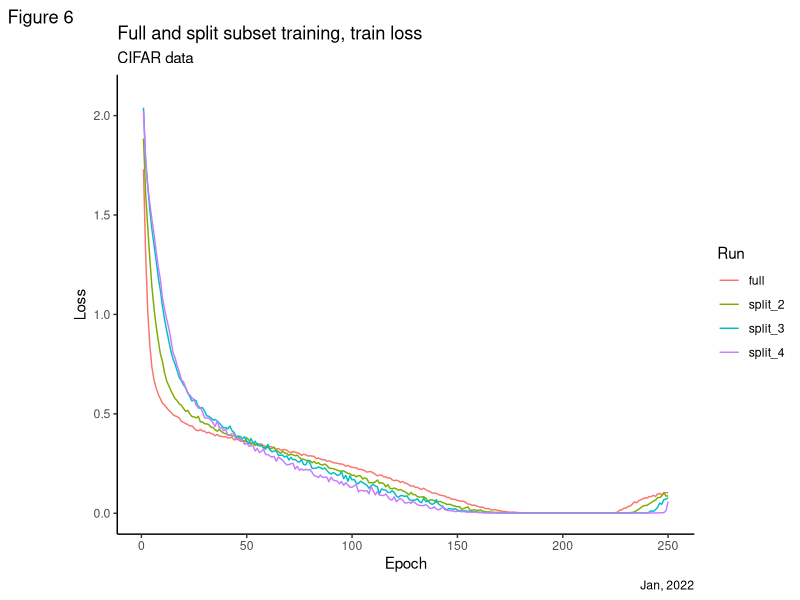
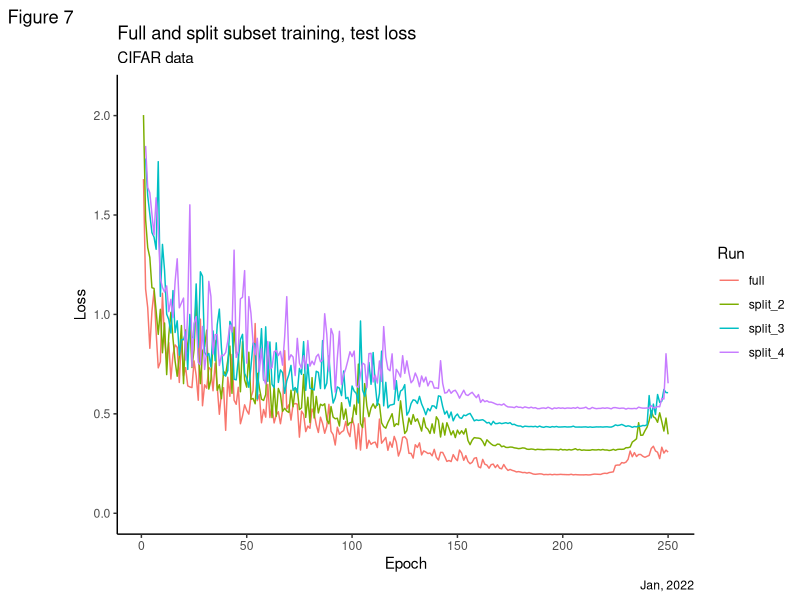
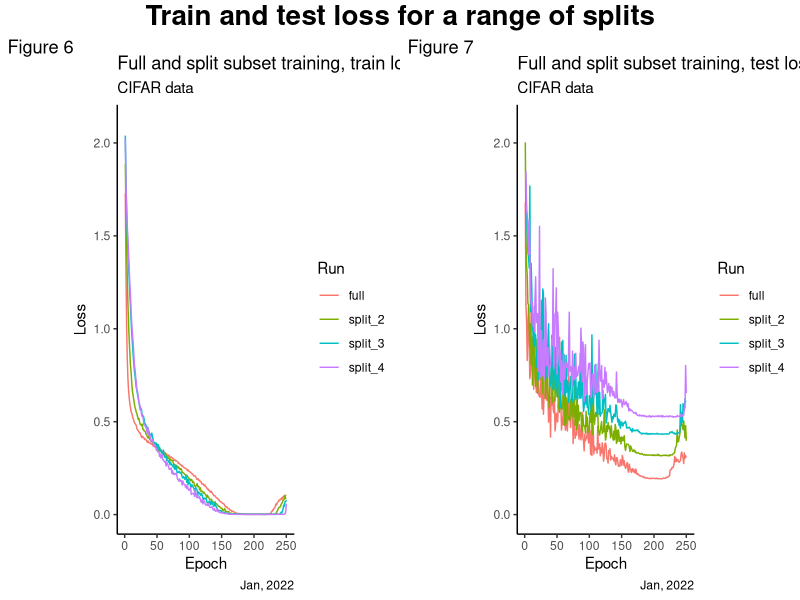
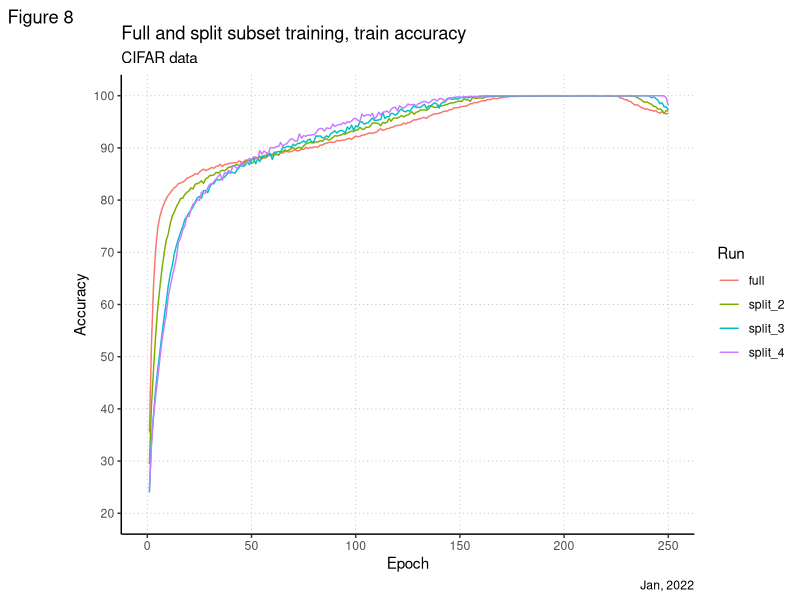
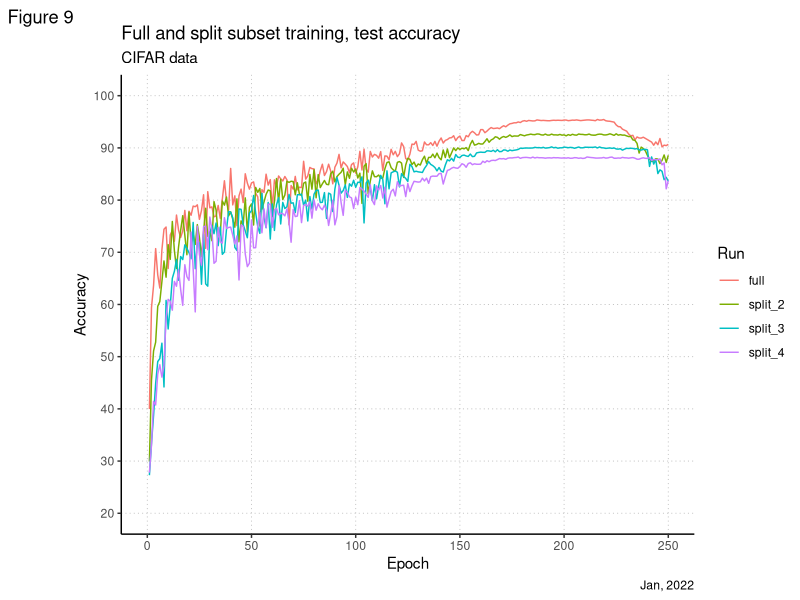
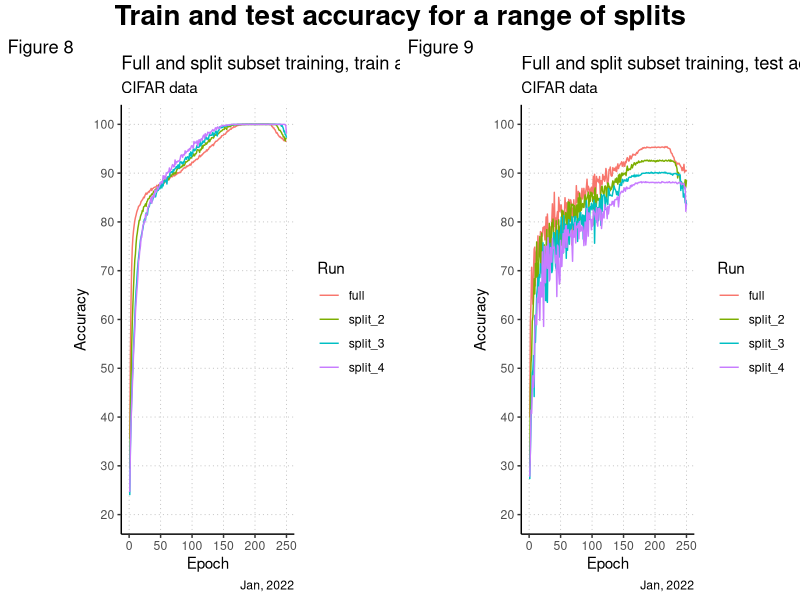

Write the R code that produced these figures, in order.
require(ggplot2)
require(reshape)
require(dplyr)
require(scales)
require(graphics)
require(grid)
require(gridExtra)
jet.colors <- colorRampPalette(c("#00007F", "blue", "#007FFF", "cyan",
                                 "#7FFF7F", "yellow", "#FF7F00", "red", "#7F0000"))

jet.colors <- colorRampPalette(c("#00007F", "blue", "#007FFF", "cyan", "#7FFF7F", "yellow", "#FF7F00", "red", "#7F0000"))

# server-based training
#
dat_1 = read.table("data/centralized_run.txt",sep=",",quote="\'",header=F)
names(dat_1) <- c("run", "loss", "accuracy", "correct", "total")
dat_1 <- mutate_at(dat_1, vars("run"), as.factor)
dat_1[dat_1$run=="test",]$loss <- dat_1[dat_1$run=="test",]$loss/(dat_1[dat_1$run=="test",]$total/100)
dat_1[dat_1$run=="train",]$loss <- dat_1[dat_1$run=="train",]$loss/(dat_1[dat_1$run=="train",]$total/128)
dat_1 <- cbind(epoch=rep(1:(length(dat_1$loss)/2), each=2), dat_1)
str(dat_1)

fl_cmp_1_train <- select(dat_1[dat_1$run=="train",], epoch, full=loss)
fl_cmp_1_test <- select(dat_1[dat_1$run=="test",], epoch, full=loss)


# split 2
#
dat_2 = read.table("data/subset_2.txt",sep=",",quote="\'",header=F)
names(dat_2) <- c("run", "loss", "accuracy", "correct", "total")
dat_2 <- mutate_at(dat_2, vars("run"), as.factor)
dat_2[dat_2$run=="test",]$loss <- dat_2[dat_2$run=="test",]$loss/(dat_2[dat_2$run=="test",]$total/100)
dat_2[dat_2$run=="train",]$loss <- dat_2[dat_2$run=="train",]$loss/(dat_2[dat_2$run=="train",]$total/128)
dat_2 <- cbind(epoch=rep(1:(length(dat_2$loss)/2), each=2), dat_2)

fl_cmp_2_train <- select(dat_2[dat_2$run=="train",], epoch, split_2=loss)
fl_cmp_2_test <- select(dat_2[dat_2$run=="test",], epoch, split_2=loss)

# split 3
#
dat_3 = read.table("data/subset_3.txt",sep=",",quote="\'",header=F)
names(dat_3) <- c("run", "loss", "accuracy", "correct", "total")
dat_3 <- mutate_at(dat_3, vars("run"), as.factor)
dat_3[dat_3$run=="test",]$loss <- dat_3[dat_3$run=="test",]$loss/(dat_3[dat_3$run=="test",]$total/100)
dat_3[dat_3$run=="train",]$loss <- dat_3[dat_3$run=="train",]$loss/(dat_3[dat_3$run=="train",]$total/128)
dat_3 <- cbind(epoch=rep(1:(length(dat_3$loss)/2), each=2), dat_3)

fl_cmp_3_train <- select(dat_3[dat_3$run=="train",], epoch, split_3=loss)
fl_cmp_3_test <- select(dat_3[dat_3$run=="test",], epoch, split_3=loss)

# split 4
#
dat_4 = read.table("data/subset_4.txt",sep=",",quote="\'",header=F)
names(dat_4) <- c("run", "loss", "accuracy", "correct", "total")
dat_4 <- mutate_at(dat_4, vars("run"), as.factor)
dat_4[dat_4$run=="test",]$loss <- dat_4[dat_4$run=="test",]$loss/(dat_4[dat_4$run=="test",]$total/100)
dat_4[dat_4$run=="train",]$loss <- dat_4[dat_4$run=="train",]$loss/(dat_4[dat_4$run=="train",]$total/128)
dat_4 <- cbind(epoch=rep(1:(length(dat_4$loss)/2), each=2), dat_4)

fl_cmp_4_train <- select(dat_4[dat_4$run=="train",], epoch, split_4=loss)
fl_cmp_4_test <- select(dat_4[dat_4$run=="test",], epoch, split_4=loss)


# merge and plot
#
fl_cmp_train <- merge.data.frame(merge.data.frame(fl_cmp_1_train, fl_cmp_2_train, all=TRUE), 
                                merge.data.frame(fl_cmp_3_train, fl_cmp_4_train, all=TRUE), all=TRUE)
fl_cmp_test <- merge.data.frame(merge.data.frame(fl_cmp_1_test, fl_cmp_2_test, all=TRUE), 
                                merge.data.frame(fl_cmp_3_test, fl_cmp_4_test, all=TRUE), all=TRUE)


str(fl_cmp_train)
flcmp_m <- melt(fl_cmp_train, id=c("epoch"))

pcmp1 <- ggplot(flcmp_m, aes(x=epoch, y=value, color=variable))+
  labs(title = "Full and split subset training, train loss",
       subtitle = "CIFAR data",
       caption = "Jan, 2022",
       tag = "Figure 6",
       x = "Epoch",
       y = "Loss",
       color = "Run"
  ) + scale_y_continuous(limits = c(0, 2.1)) +
  geom_line() + theme_classic()
pcmp1

str(fl_cmp_test)
flcmp_m <- melt(fl_cmp_test, id=c("epoch"))

pcmp2 <- ggplot(flcmp_m, aes(x=epoch, y=value, color=variable))+
  labs(title = "Full and split subset training, test loss",
       subtitle = "CIFAR data",
       caption = "Jan, 2022",
       tag = "Figure 7",
       x = "Epoch",
       y = "Loss",
       color = "Run"
  ) + scale_y_continuous(limits = c(0, 2.1)) +
  geom_line() + theme_classic()
pcmp2

grid.arrange(pcmp1, pcmp2, ncol=2, 
             top=textGrob("Train and test loss for a range of splits",
                          gp=gpar(fontsize=20,font=2)))


# server-based training
#
dat_1 = read.table("data/centralized_run.txt",sep=",",quote="\'",header=F)
names(dat_1) <- c("run", "loss", "accuracy", "correct", "total")
dat_1 <- mutate_at(dat_1, vars("run"), as.factor)
dat_1[dat_1$run=="test",]$loss <- dat_1[dat_1$run=="test",]$loss/(dat_1[dat_1$run=="test",]$total/100)
dat_1[dat_1$run=="train",]$loss <- dat_1[dat_1$run=="train",]$loss/(dat_1[dat_1$run=="train",]$total/128)
dat_1 <- cbind(epoch=rep(1:(length(dat_1$loss)/2), each=2), dat_1)
str(dat_1)

fl_cmp_1_train <- select(dat_1[dat_1$run=="train",], epoch, full=accuracy)
fl_cmp_1_test <- select(dat_1[dat_1$run=="test",], epoch, full=accuracy)


# split 2
#
dat_2 = read.table("data/subset_2.txt",sep=",",quote="\'",header=F)
names(dat_2) <- c("run", "loss", "accuracy", "correct", "total")
dat_2 <- mutate_at(dat_2, vars("run"), as.factor)
dat_2[dat_2$run=="test",]$loss <- dat_2[dat_2$run=="test",]$loss/(dat_2[dat_2$run=="test",]$total/100)
dat_2[dat_2$run=="train",]$loss <- dat_2[dat_2$run=="train",]$loss/(dat_2[dat_2$run=="train",]$total/128)
dat_2 <- cbind(epoch=rep(1:(length(dat_2$loss)/2), each=2), dat_2)

fl_cmp_2_train <- select(dat_2[dat_2$run=="train",], epoch, split_2=accuracy)
fl_cmp_2_test <- select(dat_2[dat_2$run=="test",], epoch, split_2=accuracy)

# split 3
#
dat_3 = read.table("data/subset_3.txt",sep=",",quote="\'",header=F)
names(dat_3) <- c("run", "loss", "accuracy", "correct", "total")
dat_3 <- mutate_at(dat_3, vars("run"), as.factor)
dat_3[dat_3$run=="test",]$loss <- dat_3[dat_3$run=="test",]$loss/(dat_3[dat_3$run=="test",]$total/100)
dat_3[dat_3$run=="train",]$loss <- dat_3[dat_3$run=="train",]$loss/(dat_3[dat_3$run=="train",]$total/128)
dat_3 <- cbind(epoch=rep(1:(length(dat_3$loss)/2), each=2), dat_3)

fl_cmp_3_train <- select(dat_3[dat_3$run=="train",], epoch, split_3=accuracy)
fl_cmp_3_test <- select(dat_3[dat_3$run=="test",], epoch, split_3=accuracy)

# split 4
#
dat_4 = read.table("data/subset_4.txt",sep=",",quote="\'",header=F)
names(dat_4) <- c("run", "loss", "accuracy", "correct", "total")
dat_4 <- mutate_at(dat_4, vars("run"), as.factor)
dat_4[dat_4$run=="test",]$loss <- dat_4[dat_4$run=="test",]$loss/(dat_4[dat_4$run=="test",]$total/100)
dat_4[dat_4$run=="train",]$loss <- dat_4[dat_4$run=="train",]$loss/(dat_4[dat_4$run=="train",]$total/128)
dat_4 <- cbind(epoch=rep(1:(length(dat_4$loss)/2), each=2), dat_4)

fl_cmp_4_train <- select(dat_4[dat_4$run=="train",], epoch, split_4=accuracy)
fl_cmp_4_test <- select(dat_4[dat_4$run=="test",], epoch, split_4=accuracy)


# merge and plot
#
fl_cmp_train <- merge.data.frame(merge.data.frame(fl_cmp_1_train, fl_cmp_2_train, all=TRUE), 
                                 merge.data.frame(fl_cmp_3_train, fl_cmp_4_train, all=TRUE), all=TRUE)
fl_cmp_test <- merge.data.frame(merge.data.frame(fl_cmp_1_test, fl_cmp_2_test, all=TRUE), 
                                merge.data.frame(fl_cmp_3_test, fl_cmp_4_test, all=TRUE), all=TRUE)


str(fl_cmp_train)
flcmp_m <- melt(fl_cmp_train, id=c("epoch"))

pcmp1 <- ggplot(flcmp_m, aes(x=epoch, y=value, color=variable))+
  labs(title = "Full and split subset training, train accuracy",
       subtitle = "CIFAR data",
       caption = "Jan, 2022",
       tag = "Figure 8",
       x = "Epoch",
       y = "Accuracy",
       color = "Run"
  ) + scale_y_continuous(limits = c(20, 100),
                         minor_breaks = seq(20 , 100, 5), 
                         breaks = seq(20, 100, 10)) +
  scale_x_continuous(limits = c(0, 250)) +
  geom_line() + theme_classic() +
  theme(panel.grid.major = element_line(colour="grey", size=0.3, linetype = "dotted"))
pcmp1

str(fl_cmp_test)
flcmp_m <- melt(fl_cmp_test, id=c("epoch"))

pcmp2 <- ggplot(flcmp_m, aes(x=epoch, y=value, color=variable))+
  labs(title = "Full and split subset training, test accuracy",
       subtitle = "CIFAR data",
       caption = "Jan, 2022",
       tag = "Figure 9",
       x = "Epoch",
       y = "Accuracy",
       color = "Run"
  ) + scale_y_continuous(limits = c(20, 100),
                         minor_breaks = seq(20 , 100, 5), 
                         breaks = seq(20, 100, 10)) +
  scale_x_continuous(limits = c(0, 250)) +
  geom_line() + theme_classic() +
  theme(panel.grid.major = element_line(colour="grey", size=0.3, linetype = "dotted"))
pcmp2

grid.arrange(pcmp1, pcmp2, ncol=2, 
             top=textGrob("Train and test accuracy for a range of splits",
                          gp=gpar(fontsize=20,font=2)))
